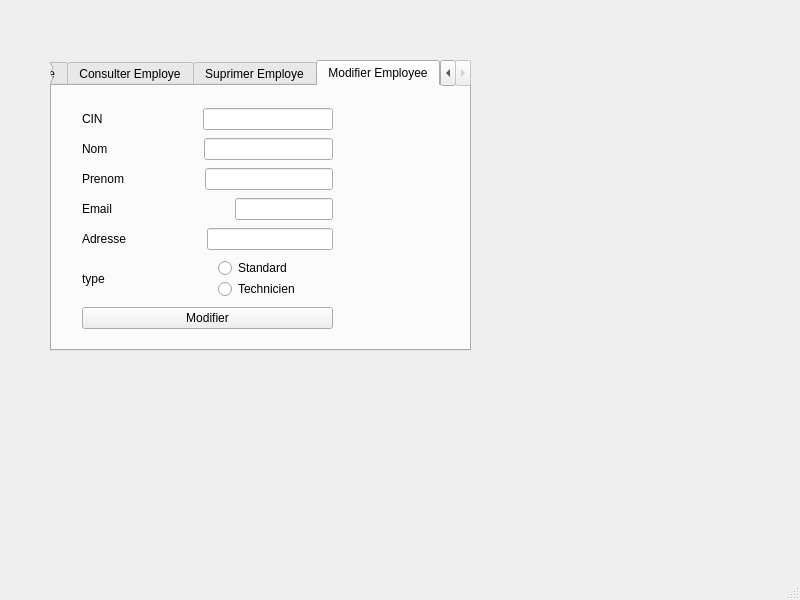
<?xml version="1.0" encoding="UTF-8"?>
<ui version="4.0">
 <class>MainWindow</class>
 <widget class="QMainWindow" name="MainWindow">
  <property name="geometry">
   <rect>
    <x>0</x>
    <y>0</y>
    <width>800</width>
    <height>600</height>
   </rect>
  </property>
  <property name="windowTitle">
   <string>MainWindow</string>
  </property>
  <widget class="QWidget" name="centralwidget">
   <widget class="QTabWidget" name="tabWidget">
    <property name="geometry">
     <rect>
      <x>50</x>
      <y>60</y>
      <width>421</width>
      <height>291</height>
     </rect>
    </property>
    <property name="currentIndex">
     <number>3</number>
    </property>
    <widget class="QWidget" name="Tab_1">
     <attribute name="title">
      <string>Ajouter Employe</string>
     </attribute>
     <widget class="QWidget" name="horizontalLayoutWidget_6">
      <property name="geometry">
       <rect>
        <x>200</x>
        <y>360</y>
        <width>391</width>
        <height>31</height>
       </rect>
      </property>
      <layout class="QHBoxLayout" name="horizontalLayout_8">
       <item>
        <widget class="QLabel" name="label_11">
         <property name="maximumSize">
          <size>
           <width>100</width>
           <height>16777215</height>
          </size>
         </property>
         <property name="text">
          <string> Password</string>
         </property>
        </widget>
       </item>
       <item>
        <widget class="QLineEdit" name="lineEdit_8">
         <property name="enabled">
          <bool>true</bool>
         </property>
         <property name="maximumSize">
          <size>
           <width>100</width>
           <height>16777215</height>
          </size>
         </property>
        </widget>
       </item>
       <item>
        <widget class="QPushButton" name="pushButton">
         <property name="text">
          <string>Entrer</string>
         </property>
        </widget>
       </item>
      </layout>
     </widget>
     <widget class="QWidget" name="verticalLayoutWidget">
      <property name="geometry">
       <rect>
        <x>10</x>
        <y>30</y>
        <width>221</width>
        <height>231</height>
       </rect>
      </property>
      <layout class="QVBoxLayout" name="verticalLayout">
       <item>
        <layout class="QHBoxLayout" name="horizontalLayout">
         <property name="spacing">
          <number>100</number>
         </property>
         <item>
          <widget class="QLabel" name="label">
           <property name="text">
            <string>CIN</string>
           </property>
          </widget>
         </item>
         <item>
          <widget class="QLineEdit" name="lineEdit_cin">
           <property name="maximumSize">
            <size>
             <width>10000</width>
             <height>16777215</height>
            </size>
           </property>
          </widget>
         </item>
        </layout>
       </item>
       <item>
        <layout class="QHBoxLayout" name="horizontalLayout_2">
         <property name="spacing">
          <number>96</number>
         </property>
         <item>
          <widget class="QLabel" name="label_2">
           <property name="text">
            <string>Nom</string>
           </property>
          </widget>
         </item>
         <item>
          <widget class="QLineEdit" name="lineEdit_nom">
           <property name="maximumSize">
            <size>
             <width>10000</width>
             <height>16777215</height>
            </size>
           </property>
          </widget>
         </item>
        </layout>
       </item>
       <item>
        <layout class="QHBoxLayout" name="horizontalLayout_3">
         <property name="spacing">
          <number>81</number>
         </property>
         <item>
          <widget class="QLabel" name="label_8">
           <property name="text">
            <string>Prenom</string>
           </property>
          </widget>
         </item>
         <item>
          <widget class="QLineEdit" name="lineEdit_prenom">
           <property name="maximumSize">
            <size>
             <width>10000</width>
             <height>16777215</height>
            </size>
           </property>
          </widget>
         </item>
        </layout>
       </item>
       <item>
        <layout class="QHBoxLayout" name="horizontalLayout_9">
         <property name="spacing">
          <number>81</number>
         </property>
         <item>
          <widget class="QLabel" name="label_10">
           <property name="text">
            <string>Adresse</string>
           </property>
          </widget>
         </item>
         <item>
          <widget class="QLineEdit" name="lineEdit_prenom_2">
           <property name="maximumSize">
            <size>
             <width>10000</width>
             <height>16777215</height>
            </size>
           </property>
          </widget>
         </item>
        </layout>
       </item>
       <item>
        <layout class="QHBoxLayout" name="horizontalLayout_11">
         <property name="spacing">
          <number>81</number>
         </property>
         <item>
          <widget class="QLabel" name="label_13">
           <property name="text">
            <string>Email</string>
           </property>
          </widget>
         </item>
         <item>
          <widget class="QLineEdit" name="lineEdit_prenom_4">
           <property name="maximumSize">
            <size>
             <width>98</width>
             <height>16777215</height>
            </size>
           </property>
          </widget>
         </item>
        </layout>
       </item>
       <item>
        <layout class="QHBoxLayout" name="horizontalLayout_10">
         <property name="spacing">
          <number>20</number>
         </property>
         <item>
          <widget class="QLabel" name="label_12">
           <property name="text">
            <string>type</string>
           </property>
          </widget>
         </item>
         <item>
          <layout class="QVBoxLayout" name="verticalLayout_2">
           <property name="spacing">
            <number>1</number>
           </property>
           <item>
            <widget class="QRadioButton" name="radioButton">
             <property name="text">
              <string>Standard</string>
             </property>
            </widget>
           </item>
           <item>
            <widget class="QRadioButton" name="radioButton_2">
             <property name="text">
              <string>Technicien</string>
             </property>
            </widget>
           </item>
          </layout>
         </item>
        </layout>
       </item>
       <item>
        <widget class="QPushButton" name="pushButton_ajouter">
         <property name="enabled">
          <bool>true</bool>
         </property>
         <property name="text">
          <string>Ajouter</string>
         </property>
         <property name="autoDefault">
          <bool>false</bool>
         </property>
        </widget>
       </item>
      </layout>
     </widget>
    </widget>
    <widget class="QWidget" name="tab_2">
     <attribute name="title">
      <string>Consulter Employe</string>
     </attribute>
     <widget class="QTableView" name="tableView">
      <property name="geometry">
       <rect>
        <x>30</x>
        <y>20</y>
        <width>411</width>
        <height>241</height>
       </rect>
      </property>
     </widget>
    </widget>
    <widget class="QWidget" name="tab">
     <attribute name="title">
      <string>Suprimer Employe</string>
     </attribute>
     <widget class="QWidget" name="verticalLayoutWidget_2">
      <property name="geometry">
       <rect>
        <x>30</x>
        <y>30</y>
        <width>251</width>
        <height>211</height>
       </rect>
      </property>
      <layout class="QVBoxLayout" name="verticalLayout_3">
       <item>
        <layout class="QHBoxLayout" name="horizontalLayout_4">
         <property name="spacing">
          <number>100</number>
         </property>
         <item>
          <widget class="QLabel" name="label_3">
           <property name="text">
            <string>CIN</string>
           </property>
          </widget>
         </item>
         <item>
          <widget class="QLineEdit" name="lineEdit_cins">
           <property name="maximumSize">
            <size>
             <width>10000</width>
             <height>16777215</height>
            </size>
           </property>
          </widget>
         </item>
        </layout>
       </item>
       <item>
        <widget class="QPushButton" name="pushButton_supprimer">
         <property name="text">
          <string>Suprimer</string>
         </property>
        </widget>
       </item>
      </layout>
     </widget>
    </widget>
    <widget class="QWidget" name="tab_3">
     <attribute name="title">
      <string>Modifier Employee</string>
     </attribute>
     <widget class="QWidget" name="verticalLayoutWidget_3">
      <property name="geometry">
       <rect>
        <x>30</x>
        <y>20</y>
        <width>251</width>
        <height>231</height>
       </rect>
      </property>
      <layout class="QVBoxLayout" name="verticalLayout_4">
       <item>
        <layout class="QHBoxLayout" name="horizontalLayout_5">
         <property name="spacing">
          <number>100</number>
         </property>
         <item>
          <widget class="QLabel" name="label_4">
           <property name="text">
            <string>CIN</string>
           </property>
          </widget>
         </item>
         <item>
          <widget class="QLineEdit" name="lineEdit_5">
           <property name="maximumSize">
            <size>
             <width>10000</width>
             <height>16777215</height>
            </size>
           </property>
          </widget>
         </item>
        </layout>
       </item>
       <item>
        <layout class="QHBoxLayout" name="horizontalLayout_6">
         <property name="spacing">
          <number>96</number>
         </property>
         <item>
          <widget class="QLabel" name="label_5">
           <property name="text">
            <string>Nom</string>
           </property>
          </widget>
         </item>
         <item>
          <widget class="QLineEdit" name="lineEdit_6">
           <property name="maximumSize">
            <size>
             <width>10000</width>
             <height>16777215</height>
            </size>
           </property>
          </widget>
         </item>
        </layout>
       </item>
       <item>
        <layout class="QHBoxLayout" name="horizontalLayout_7">
         <property name="spacing">
          <number>81</number>
         </property>
         <item>
          <widget class="QLabel" name="label_9">
           <property name="text">
            <string>Prenom</string>
           </property>
          </widget>
         </item>
         <item>
          <widget class="QLineEdit" name="lineEdit_7">
           <property name="maximumSize">
            <size>
             <width>10000</width>
             <height>16777215</height>
            </size>
           </property>
          </widget>
         </item>
        </layout>
       </item>
       <item>
        <layout class="QHBoxLayout" name="horizontalLayout_13">
         <property name="spacing">
          <number>81</number>
         </property>
         <item>
          <widget class="QLabel" name="label_15">
           <property name="text">
            <string>Email</string>
           </property>
          </widget>
         </item>
         <item>
          <widget class="QLineEdit" name="lineEdit_prenom_5">
           <property name="maximumSize">
            <size>
             <width>98</width>
             <height>16777215</height>
            </size>
           </property>
          </widget>
         </item>
        </layout>
       </item>
       <item>
        <layout class="QHBoxLayout" name="horizontalLayout_12">
         <property name="spacing">
          <number>81</number>
         </property>
         <item>
          <widget class="QLabel" name="label_14">
           <property name="text">
            <string>Adresse</string>
           </property>
          </widget>
         </item>
         <item>
          <widget class="QLineEdit" name="lineEdit_prenom_3">
           <property name="maximumSize">
            <size>
             <width>10000</width>
             <height>16777215</height>
            </size>
           </property>
          </widget>
         </item>
        </layout>
       </item>
       <item>
        <layout class="QHBoxLayout" name="horizontalLayout_14">
         <property name="spacing">
          <number>20</number>
         </property>
         <item>
          <widget class="QLabel" name="label_16">
           <property name="text">
            <string>type</string>
           </property>
          </widget>
         </item>
         <item>
          <layout class="QVBoxLayout" name="verticalLayout_5">
           <property name="spacing">
            <number>1</number>
           </property>
           <item>
            <widget class="QRadioButton" name="radioButton_3">
             <property name="text">
              <string>Standard</string>
             </property>
            </widget>
           </item>
           <item>
            <widget class="QRadioButton" name="radioButton_4">
             <property name="text">
              <string>Technicien</string>
             </property>
            </widget>
           </item>
          </layout>
         </item>
        </layout>
       </item>
       <item>
        <widget class="QPushButton" name="pushButton_modifier">
         <property name="text">
          <string>Modifier</string>
         </property>
        </widget>
       </item>
      </layout>
     </widget>
    </widget>
   </widget>
  </widget>
  <widget class="QMenuBar" name="menubar">
   <property name="geometry">
    <rect>
     <x>0</x>
     <y>0</y>
     <width>800</width>
     <height>22</height>
    </rect>
   </property>
  </widget>
  <widget class="QStatusBar" name="statusbar"/>
 </widget>
 <resources/>
 <connections/>
</ui>
